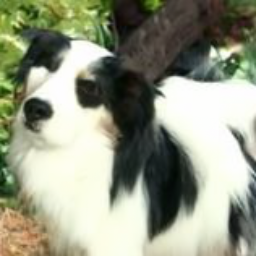
#> input picture tests/img/dog2.png, 256 x 256 px, found by its file name
$ python fft_lowpass.py
#> lines starting #> are read from the running program, lines starting #| are printed output that depends on the picture
import cv2
import numpy as np
import matplotlib.pyplot as plt

# 画像を読み込む
img = cv2.imread("tests/img/dog2.png", 0)
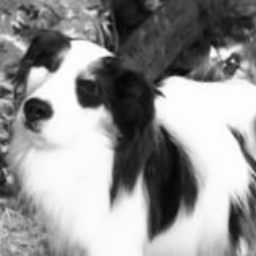
#> img: shape (256, 256); min 3, max 254, mean 148

# 画像をフーリエ変換する
f = np.fft.fft2(img)
fshift = np.fft.fftshift(f)

# 振幅スペクトルを取得する
magnitude_spectrum = 20 * np.log(np.abs(fshift))
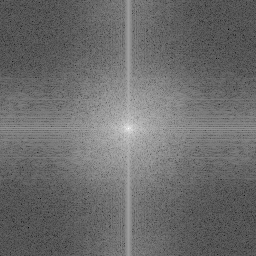
#> magnitude_spectrum: shape (256, 256) float64; min -29.57, max 321.8, mean 119.9; drawn with min black and max white

# 位相スペクトルを取得する
phase_spectrum = np.angle(fshift)
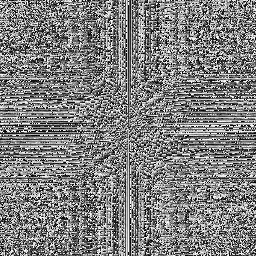
#> phase_spectrum: shape (256, 256) float64; min -3.14, max 3.14, mean 9.59e-05; drawn with min black and max white
print(img.shape)
#| (256, 256)
# ローパスフィルタを作成する
rows, cols = img.shape
#> rows = 256; cols = 256
crow, ccol = rows // 2, cols // 2
#> crow = 128; ccol = 128
c = 32
mask = np.zeros((rows, cols), np.uint8)
mask[crow - c : crow + c, ccol - c : ccol + c] = 1

# フーリエ変換した画像にローパスフィルタをかける
fshift = fshift * mask

# 逆フーリエ変換して画像を復元する
ishift = np.fft.ifftshift(fshift)
img_back = np.fft.ifft2(ishift)
img_back = np.abs(img_back)
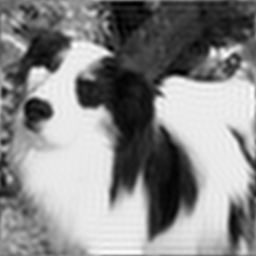
#> img_back: shape (256, 256) float64; min 0.391, max 274.4, mean 148.1; drawn with min black and max white

# 画像とスペクトルを表示する
plt.subplot(2, 2, 1)
plt.imshow(img, cmap="gray")
plt.title("Input Image")
plt.xticks([])
plt.yticks([])

plt.subplot(2, 2, 2)
plt.imshow(magnitude_spectrum, cmap="gray")
plt.title("Magnitude Spectrum")
plt.xticks([])
plt.yticks([])

plt.subplot(2, 2, 3)
plt.imshow(phase_spectrum, cmap="gray")
plt.title("Phase Spectrum")
plt.xticks([])
plt.yticks([])

plt.subplot(2, 2, 4)
plt.imshow(img_back, cmap="gray")
plt.title("Output Image")
plt.xticks([])
plt.yticks([])

plt.savefig("tests/out/out.png")

$ run again, with tests/img/bird.png copied over tests/img/dog2.png
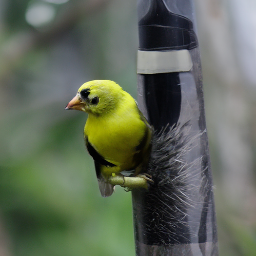
#> input picture tests/img/bird.png, 256 x 256 px, found by its file name
#> `phase_spectrum = np.angle(fshift)`:
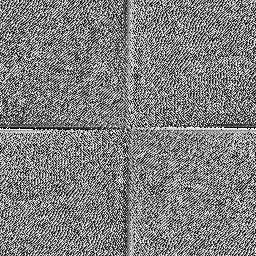
#> phase_spectrum: shape (256, 256) float64; min -3.14, max 3.14, mean 9.59e-05; drawn with min black and max white
#| (256, 256)
#> `img_back = np.abs(img_back)`:
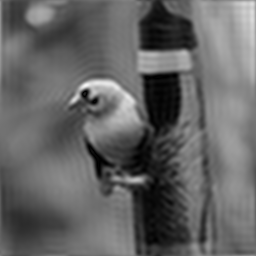
#> img_back: shape (256, 256) float64; min 0.146, max 247.3, mean 100.5
